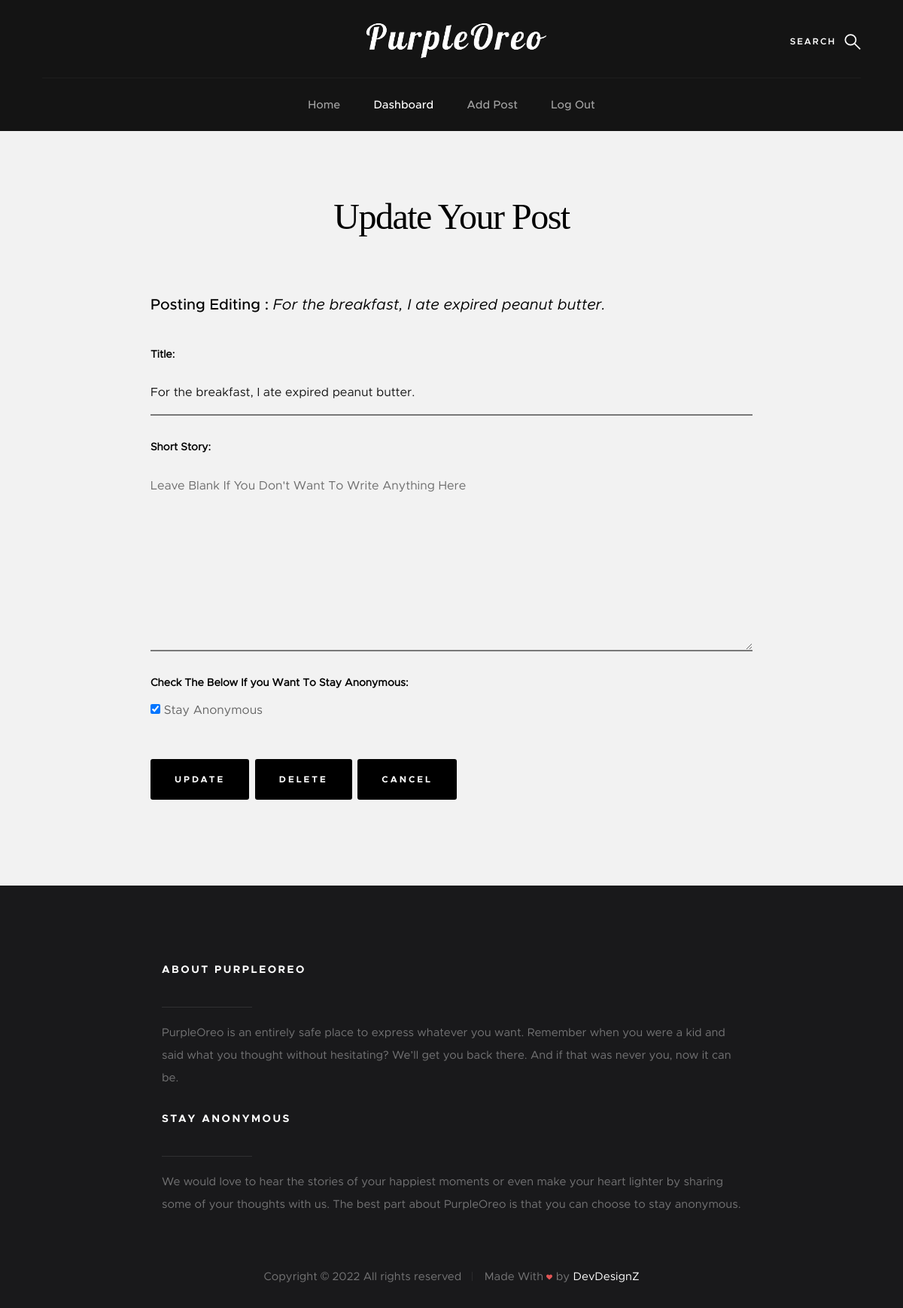
The app's page /update-post/for-the-breakfast-i-ate-expired-peanut-butter (signed in) with its own data.
### Main/models.py (models this page shows, shortened)
class Post(models.Model):
    author = models.ForeignKey(User, on_delete=models.CASCADE)
    confess = models.CharField(max_length=200, null=True, blank=True)
    short_story = models.TextField(null=True, blank=True)
    created_at = models.DateTimeField(default=datetime.date.today())
    stay_hidden = models.BooleanField(default=False, help_text='Stay Anonymous')
    slug = models.SlugField(max_length=1001)

### Main/views.py (the view)
# urls.py: path('update-post/<slug:slug>', UpdatePostView.as_view(), name='edit-post'),
class UpdatePostView(UpdateView):
    model = Post
    form_class = EditPostForm
    template_name = 'update-post.html'

### Main/forms.py
class EditPostForm(forms.ModelForm):
    class  Meta:
        model = Post
        fields = ('confess', 'short_story', 'stay_hidden')
        labels = {
            'confess':'Title',
            'short_story':'Short Story',
            'stay_hidden' : 'Check The Below If you Want To Stay Anonymous'
        }
        widgets = {
            'confess': forms.TextInput(attrs={'placeholder':'This will be the heading of your story', 'class':'form-field full-width'}),
            'short_story': forms.Textarea(attrs={'placeholder':'Leave Blank If You Don\'t Want To Write Anything Here', 'class':'form-field full-width'}),
        }

### Templates/update-post.html (shortened to what this page needs)
{% load static %}
<!DOCTYPE html>
<html class="no-js" lang="en">
<head>
    <link rel="stylesheet" href="{% static 'css/base.css' %}">
    <link rel="stylesheet" href="{% static 'css/vendor.css' %}">
    <link rel="stylesheet" href="{% static 'css/main.css' %}">
</head>
<body id="top">
    <div class="s-pageheader">
        <header class="header">
            <div class="header__content row">
                <div class="header__logo">
                    <a class="logo" href="/">
                        <img src="{% static 'images/logo.png' %}" style="size: 100px;" alt="PurpleOrea">
                    </a>
                </div>
                <ul class="header__social">
                    <li><a href="https://instagram.com/devdesignz.inc"><i class="fa fa-instagram" aria-hidden="true"></i></a></li>
                    <li><a href="https://facebook.com"><i class="fa fa-facebook" aria-hidden="true"></i></a></li>
                    <li><a href="https://twitter.com"><i class="fa fa-twitter" aria-hidden="true"></i></a></li>
                    <li><a href="https://pinterest.com"><i class="fa fa-pinterest" aria-hidden="true"></i></a></li>
                </ul>
                <a class="header__search-trigger" href="#0"></a>
                <nav class="header__nav-wrap">
                    <ul class="header__nav">
                        <li><a href="/">Home</a></li>
                        {% if user.is_authenticated %}
                        <li class="current"><a href="{% url 'dashboard' %}">Dashboard</a></li>
                        <li><a href="{% url 'add-post' %}">Add Post</a></li>
                        <li><a href="{% url 'logout' %}">Log Out</a></li>
                        {% else %}
                        <li><a href="{% url 'register' %}" title="">Sign Up</a></li>
                        <li><a href="{% url 'login' %}" title="">Log In</a></li>
                        {% endif %}
                    </ul>
                </nav>
            </div>
        </header>
    </div>
    <section class="s-content s-content--narrow">
        <div class="row">
            {% if user.is_authenticated %}
                {% if user.id == post.author.id or request.user.is_superuser %}
                <div class="s-content__header col-full">
                    <h1 class="s-content__header-title">
                        Update Your Post
                    </h1>
                </div>
                <div class="col-full s-content__main">
                    <p class="lead">Posting Editing : <i>{{post.confess}}</i></p>
                    <form name="cForm" id="cForm" method="post" action="">
                        <fieldset>
                            {{form.as_p}}
                            <button type="submit" class="submit btn btn--primary">Update</button>
                            <a class="btn btn--primary" href="{% url 'delete-post' post.slug %}">Delete</a>
                            <a class="btn btn--primary" href="{% url 'dashboard' %}">Cancel</a>
                        </fieldset>
                    </form>
                </div>
                {% else %}
                <div class="s-content__header col-full">
                    <h1 class="s-content__header-title">This Can Be Only Edited By It's Owner</h1>
                </div>
                {% endif %}
            {% else %}
            <div class="s-content__header col-full">
                <h1 class="s-content__header-title">You Need To Log In First</h1>
            </div>
            {% endif %}
        </div>
    </section>
    <footer class="s-footer">
        <div class="s-footer__main">
            <div class="row">
                <div class="col-five md-full end s-footer__subscribe">
                    <h4>About PurpleOreo</h4>
                    <p>PurpleOreo is an entirely safe place to express whatever you want. Remember when you were a kid and said what you thought without hesitating? We’ll get you back there. And if that was never you, now it can be.</p>
                </div>
                <div class="col-five md-full end s-footer__subscribe">
                    <h4>Stay Anonymous</h4>
                    <p>We would love to hear the stories of your happiest moments or even make your heart lighter by sharing some of your thoughts with us. The best part about PurpleOreo is that you can choose to stay anonymous.</p>
                </div>
            </div>
        </div>
        <div class="s-footer__bottom">
            <div class="row">
                <div class="col-full">
                    <div class="s-footer__copyright">
                        <span>Copyright © 2022 All rights reserved</span>
                        <span>Made With  by <a href="https://devdesignz.com/">DevDesignZ</a>
                    </div>
                </div>
            </div>
        </div>
    </footer>
</body>
</html>

### static/css/base.css (style rules this page uses)
html { font-family: sans-serif; line-height: 1.15; -ms-text-size-adjust: 100%; -webkit-text-size-adjust: 100%; }
body { margin: 0; }
article, aside, footer, header, nav, section { display: block; }
h1 { font-size: 2em; margin: 0.67em 0; }
a { background-color: transparent; -webkit-text-decoration-skip: objects; }
img { border-style: none; }
svg:not(:root) { overflow: hidden; }
button, input, optgroup, select, textarea { font-family: sans-serif; font-size: 100%; line-height: 1.15; margin: 0; }
button, input { overflow: visible; }
button, select { text-transform: none; }
button, html [type="button"], [type="reset"], [type="submit"] { -webkit-appearance: button; }
fieldset { border: 1px solid #c0c0c0; margin: 0 2px; padding: 0.35em 0.625em 0.75em; }
textarea { overflow: auto; }
[type="checkbox"], [type="radio"] { box-sizing: border-box; padding: 0; }
html { font-size: 62.5%; box-sizing: border-box; }
*, *::before, *::after { box-sizing: inherit; }
body { font-weight: normal; line-height: 1; word-wrap: break-word; text-rendering: optimizeLegibility; -webkit-overflow-scrolling: touch; -webkit-text-size-adjust: none; }
body, input, button { -moz-osx-font-smoothing: grayscale; -webkit-font-smoothing: antialiased; }
img, video { max-width: 100%; height: auto; }
div, dl, dt, dd, ul, ol, li, h1, h2, h3, h4, h5, h6, pre, form, p, blockquote, th, td { margin: 0; padding: 0; }
h1, h2, h3, h4, h5, h6 { -webkit-font-smoothing: auto; -webkit-font-smoothing: antialiased; -webkit-font-variant-ligatures: common-ligatures; -moz-font-variant-ligatures: common-ligatures; font-variant-ligatures: common-ligatures; text-rendering: optimizeLegibility; }
em, i { font-style: italic; line-height: inherit; }
ol, ul { list-style: none; }
li { display: block; }
a { text-decoration: none; line-height: inherit; }
a img { border: none; }
fieldset { margin: 0; padding: 0; }
input[type="email"], input[type="number"], input[type="search"], input[type="text"], input[type="tel"], input[type="url"], input[type="password"], textarea { -webkit-appearance: none; -moz-appearance: none; -ms-appearance: none; -o-appearance: none; appearance: none; }
.row { width: 94%; max-width: 1200px; margin: 0 auto; }
.row:after { content: ""; display: table; clear: both; }
[class*="col-"] { float: left; padding: 0 20px; }
[class*="col-"] + [class*="col-"].end { float: right; }
.col-five { width: 41.66667%; }
.col-twelve, .col-full { width: 100%; }
@media only screen and (max-width: 1200px) { [class*="col-"] { padding: 0 15px; } }
@media only screen and (max-width: 1200px) { .md-twelve, .md-full { width: 100%; } }
.full-width { width: 100%; }

### records on screen
Post: confess "For the breakfast, I ate expired peanut butter.", stay_hidden "☑"
